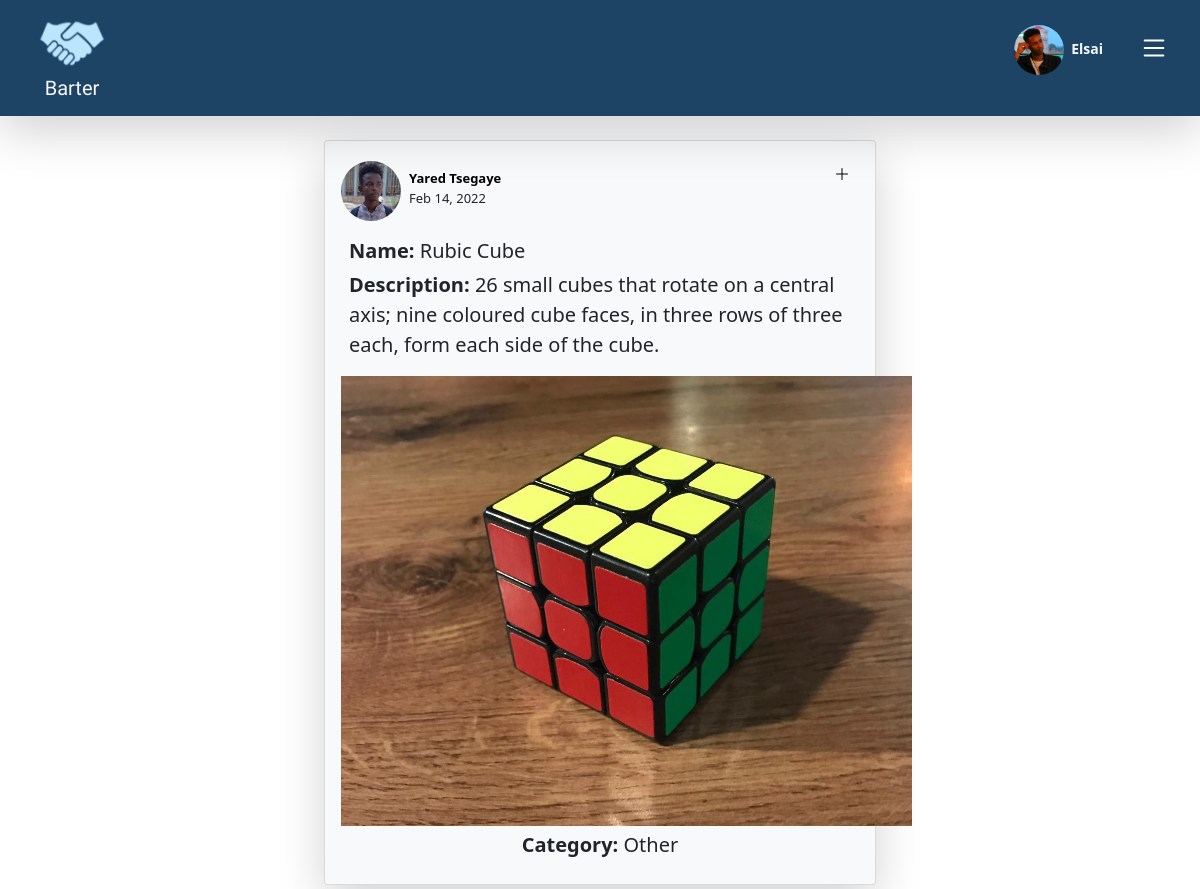
/post/20/ (signed in), run on the app's committed database.
### user/models.py (models this page shows, shortened)
class User(AbstractBaseUser):
    objects = UserManager()
    fullname = models.CharField(max_length=50)
    username = models.CharField(unique=True, max_length=20, primary_key=True)
    email = models.EmailField(unique=True)
    phone = models.CharField(max_length=10)
    password = models.TextField()
    profile_picture = models.ImageField(upload_to="profile/", default='profile/default.png')
    bio = models.TextField(null=True, blank=True, max_length=250, default="")
    company = models.CharField(max_length=50, null=True, blank=True, default="")
    USERNAME_FIELD = "username"
    EMAIL_FIELD = "email"
    REQUIRED_FIELDS = ["fullname", "email", "phone", "password"]
    def firstName(self):
        return self.fullname.split()[0]

### post/models.py (models this page shows, shortened)
class Post(models.Model):
    commodity_name = models.CharField(max_length=50)
    description = models.TextField(max_length=500)
    image = models.ImageField(upload_to="post/")
    CATEGORIES = (
        ('mobile', 'Mobile'),
        ('electronics', 'Electronics'),
        ('laptops', 'Laptop'),
        ('cloth', 'Cloth'),
        ('house_utensils', 'House Utensil'),
        ('book', 'Book'),
        ('other', 'Other')
    )
    category = models.CharField(max_length=20,
                                choices=CATEGORIES)
    posted_date = models.DateTimeField(auto_now_add=True)
    poster = models.ForeignKey(
        User,
        on_delete=models.CASCADE,
        related_name="posts"
    )
    class Meta:
        ordering = ('-posted_date',)

### post/views.py (the view, shortened to what this page needs)
# urls.py: path('post/<int:id>/', post_detail, name='post_detail'),
@login_required
def post_detail(request, id):
    try:
        post = Post.objects.get(id=id)
        return render(request, 'post_detail.html', {'post': post})
    except:
        return render(request, '403.html')

### post/templates/post_detail.html (shortened to what this page needs)
{% extends 'base.html' %}
{% block main_content %}
<div class="row g-0 mt-4 d-flex justify-content-center align-items-center ">
    <div class="col-10 col-sm-8 col-lg-7 col-xl-6 col-xxl-4">
        <div class="card bg-light shadow-lg mb-1 mx-4">
            <div class="card-body p-0">
                <div class="card-title mb-0 d-flex justify-content-between">
                    <div class=" ms-3 m-1 p-0 d-flex flex-row  ">
                        <img class="rounded-circle mt-3 " src="{{ post.poster.profile_picture.url }}" width="60px"
                            height="60px" />
                        <div class="mt-0 mb-4 d-flex flex-column m-2 mt-4">
                            <a class="fw-bold" href={% url 'others_profile' post.poster.username %}
                                style="text-decoration: none; color: black; font-size: small; ">
                                {{post.poster.fullname|title }}</a>
                            <a style="font-size: 13px;">{{post.posted_date|date:"M d, Y"}}</a>
                        </div>
                    </div>
                    {% if post.poster.username != request.user.username %}
                    <span class="mb-5 mt-3 me-3 ">
                        <button class="btn fw-bold  btn-sm btn-light" data-bs-toggle="modal"
                            data-bs-target="#offer-modal">
                            <svg xmlns="http://www.w3.org/2000/svg" width="16" height="16" fill="currentColor"
                                class="bi bi-plus-lg" viewBox="0 0 16 16">
                                <path fill-rule="evenodd"
                                    d="M8 2a.5.5 0 0 1 .5.5v5h5a.5.5 0 0 1 0 1h-5v5a.5.5 0 0 1-1 0v-5h-5a.5.5 0 0 1 0-1h5v-5A.5.5 0 0 1 8 2Z" />
                            </svg>
                        </button>
                    </span>
                    {% endif %}
                </div>
                <div class="commodity_name mb-1 ms-4 fs-5">
                    <span class="fw-bold ">Name:</span> {{ post.commodity_name }}
                </div>
                <div class="description ms-4 fs-5">
                    <span class="fw-bold">Description:</span> {{ post.description }}
                </div>
                <div class="ms-3 me-3 mt-3 text-center ">
                    <img class="" style="height: 450px ; width: auto;" src="{{ post.image.url }} " />
                </div>
                <div class="d-flex justify-content-center fs-5">
                    <span class="mb-4 mt-1 "><span class="fw-bold">Category:</span> {{ post.category|capfirst }}</span>
                </div>
            </div>
        </div>
    </div>
</div>
{% endblock main_content %}

### post/templates/base.html (shortened to what this page needs)
{% load static %}
<!DOCTYPE html>
<html lang="en">
<head>
    <link rel="stylesheet" href="{% static 'css/base.css' %}">
    <link rel="stylesheet" href="{% static 'css/bootstrap.min.css' %}">
</head>
<body>
    <header class="sticky-top" style="z-index: 1080;">
        <nav class="navbar shadow-lg  navbar-light" style="background-color: #1D4365;">
            <div class="container-xxl">
                <a href={% url 'home' %} class="navbar-brand">
                    <span id="font" class=" d-flex fs- text-light flex-column align-items-center  "><img
                            class="rounded-circle" width="120px" height="60px"
                            src="{% static 'images/logo.png' %}">Barter</span>
                </a>
                <div class=" " id="main-nav">
                    <ul class="navbar-nav d-flex flex-row">
                        <li class="nav-item m-2">
                            <a href={% url 'others_profile' user.username %} class="btn btn-sm text-light">
                                <div class="d-flex align-items-end">
                                    <span class="fw-bold ms-2 mb-3">
                                        <span>
                                            <img class="rounded-circle" width="50px" height="50px"
                                                src="{{ request.user.profile_picture.url }}">
                                            <span class="ms-1">
                                                {{user.firstName|capfirst}}
                                            </span>
                                        </span>
                                    </span>
                                </div>
                            </a>
                        </li>
                        <li class="nav-itemn mt-3">
                            <span class="mb-5 ">
                                <button class="btn btn-sm text-light" data-bs-toggle="modal"
                                    data-bs-target="#reg-modal">
                                </button>
                            </span>
                        </li>
                    </ul>
                </div>
            </div>
        </nav>
    </header>
    <main>
        {% block main_content %}{% endblock main_content %}
    </main>
</body>
</html>

### post/static/css/base.css (style rules this page uses)
#font { font-family: "Rochester", cursive; }

### data on the page
User: user.profile_picture (picture), firstName "Elsai"
Post: poster.profile_picture (picture), poster.fullname "Yared Tsegaye", posted_date "Feb 14, 2022", commodity_name "Rubic Cube", description "26 small cubes that rotate on a central axis; nine coloured cube faces, in three rows of three each, form each side of the cube.", image (picture), category "Other"
